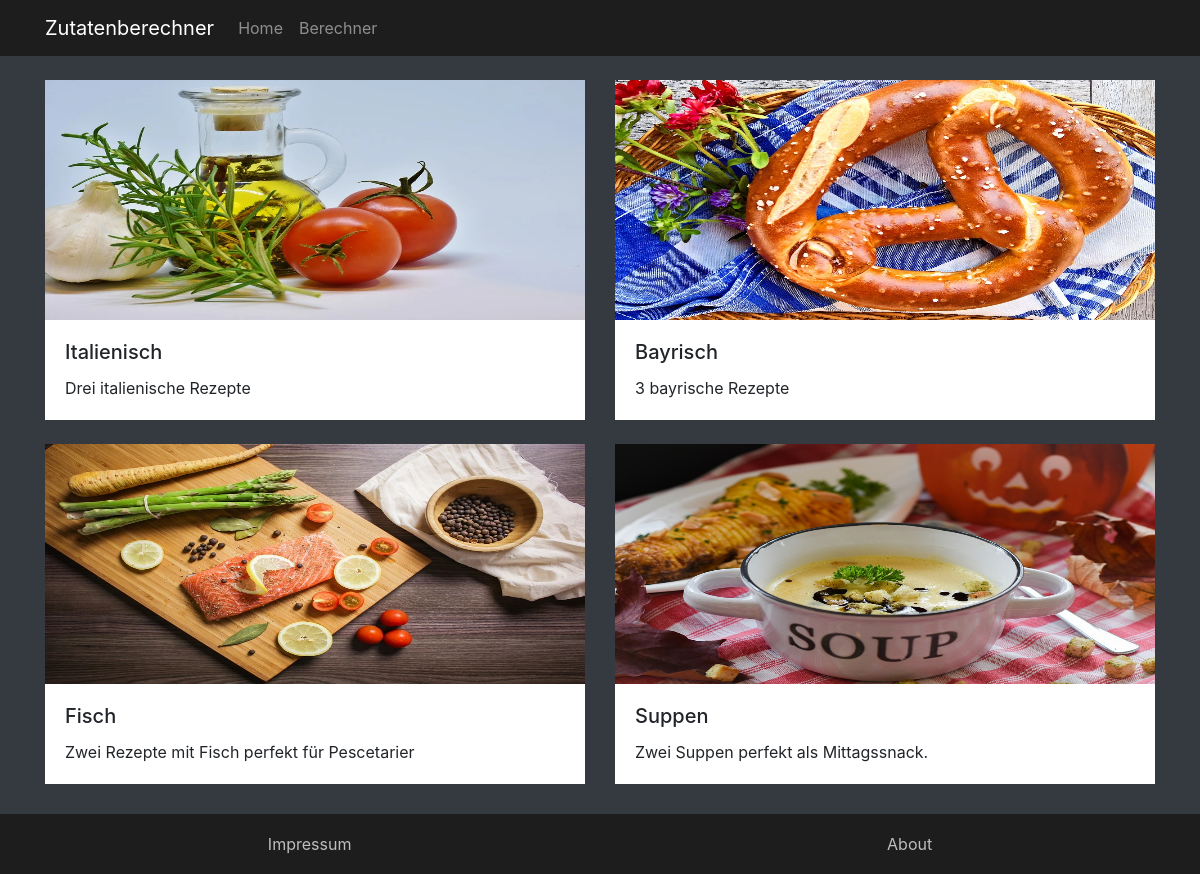
The page / on the database its author committed.
### zutatenberechner/models.py (models this page shows, shortened)
class Card(models.Model):
    title = models.CharField(max_length=30)
    description = models.TextField(max_length=100)
    picture = models.ImageField(upload_to="zutatenberechner/images/cards/")
    recipes = models.ManyToManyField(Recipe)

### zutatenberechner/views.py (the view)
# urls.py: path("", views.HomePageView.as_view(), name="home"),
class HomePageView(TemplateView):
    template_name = "zutatenberechner/home.html"
    def get_context_data(self, **kwargs):
        context = super().get_context_data(**kwargs)
        context["cards"] = Card.objects.all()
        return context

### zutatenberechner/templates/zutatenberechner/home.html (shortened to what this page needs)
{% extends 'zutatenberechner/base.html' %}
{% load static %}
{% block content %}
<div class="container">
	<div class="row">
		{% for card in cards %}
		<div class="col-sm-6 pt-4">
			<div class="card rounded-0 border-0">
				<img
					class="card-img-top rounded-0"
					src="{{ card.picture.url }}"
					alt="Card image"
                    style="height: 15rem;"
				/>
				<div class="card-body">
					<h5 class="card-title">{{card.title}}</h5>
					<p class="card-text">{{card.description}}</p>
				</div>
			</div>
		</div>
		{% endfor %}
	</div>
</div>
{% endblock content %}

### zutatenberechner/templates/zutatenberechner/base.html (shortened to what this page needs)
<!DOCTYPE html>
<html lang="de">
	<head>
		{% load static %}
		<link
			rel="stylesheet"
			href="{% static 'zutatenberechner/vendor/bootstrap/css/bootstrap.min.css' %}"
		/>
		<link rel="stylesheet" href="{% static 'zutatenberechner/css/styles.css' %}" />
	</head>
	<body class="bg-dark">
		{% include 'zutatenberechner/navbar.html' %}
		<main>{% block content %}{% endblock content %}</main>
		{% include 'zutatenberechner/footer.html' %}
	</body>
</html>

### zutatenberechner/templates/zutatenberechner/navbar.html (shortened to what this page needs)
<nav class="navbar navbar-expand-lg navbar-dark sticky-top">
    <div class="container">
        <div class="navbar-header">
            <a class="navbar-brand" href="{% url 'home'%}">Zutatenberechner</a>
        </div>
        <div class="collapse navbar-collapse" id="navbarNav">
            <div class="nav navbar-nav">
                <li><a class="nav-link" href="{% url 'home'%}">Home</a></li>
                <li><a class="nav-link" href="{% url 'calculator'%}">Berechner</a></li>
            </div>
        </div>
	</div>
</nav>

### zutatenberechner/templates/zutatenberechner/footer.html
<footer class="footer">
	<a class="footer-item" href="{% url 'impressum' %}">Impressum</a>
	<a class="footer-item" href="{% url 'about' %}">About</a>
</footer>

### zutatenberechner/static/zutatenberechner/css/styles.css (style rules this page uses)
html { position: relative; min-height: 100%; }
body { margin-bottom: 90px; }
.footer { display: flex; flex-direction: row; position: absolute; bottom: 0; width: 100%; height: 60px; line-height: 60px; background-color: #1d1d1d; }
.footer-item { flex-grow: 1; display: flex; justify-content: center; align-content: center; color: #bebebe; }
.navbar { background-color: #1d1d1d; }

### rows shown on the page
Card: picture (picture), title "Italienisch", description "Drei italienische Rezepte"
Card: picture (picture), title "Bayrisch", description "3 bayrische Rezepte"
Card: picture (picture), title "Fisch", description "Zwei Rezepte mit Fisch perfekt für Pescetarier"
Card: picture (picture), title "Suppen", description "Zwei Suppen perfekt als Mittagssnack."
